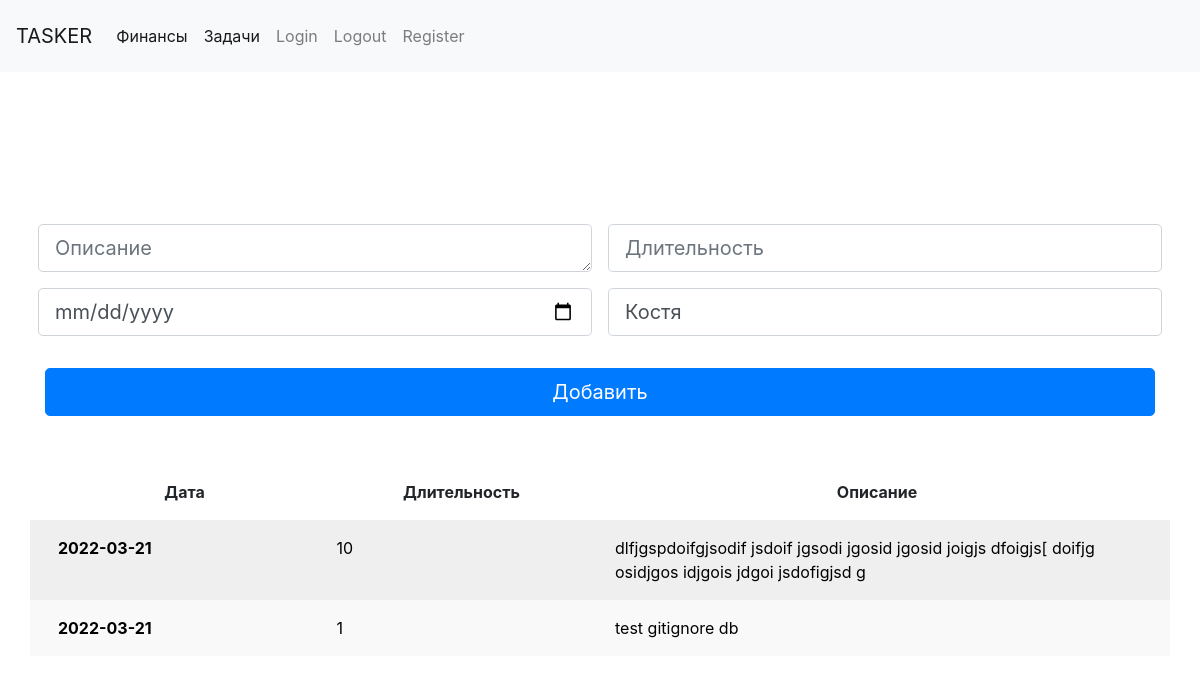
The page /tasks (signed in) on the database as committed earlier.
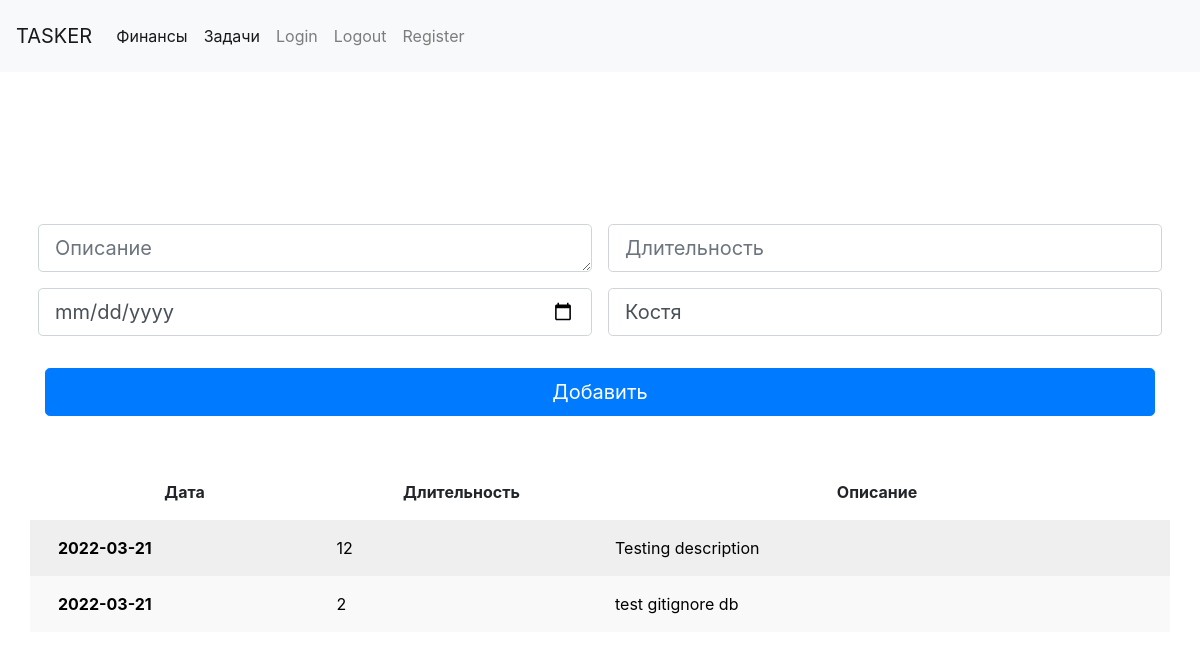
The same page on the database as committed later.
### models.py (models this page shows)
class Task(db.Model):
    __tablename__ = 'tasks'
    id = db.Column(db.Integer, primary_key=True)
    amount = db.Column(db.String(80), unique=False)
    description = db.Column(db.String(100))
    user_name = db.Column(db.String(100))
    company_id = db.Column(db.String(100))
    date = db.Column(db.String(100))

### app.py (the view, shortened to what this page needs)
@app.route('/tasks', methods=['POST', 'GET'])
@login_required
def tasks():
    if not current_user.is_authenticated:
        return redirect('/company_register')
    company_id = current_user.company_id
    print(company_id)
    user_name = current_user.user_name
    tasks = db.session.query(Task).filter_by(company_id=company_id).all()
    return render_template('tasks.html', tasks=tasks, user_name=user_name)

### models.py (called while the page is built)
@login.user_loader
def load_user(id):
    return UserModel.query.get(int(id))

### templates/tasks.html (shortened to what this page needs)
{% extends 'base.html' %}
{% block content %}
<main>
    <br>
    <div class="py-5 text-center">
    </div>
    <div class="row g-5">
        <div class="col-xs-12 col-sm-12 col-md-12 col-lg-12">
            <form class="needs-validation" action="{{url_for('tasks')}}" method="post" novalidate>
                <div class="row">
                    <div class="col-xs-12 col-sm-12 col-lg-6 p-2">
                            <textarea class="form-control form-control-lg" rows="1" cols="45"
                                      id="description" name="description"
                                      placeholder="Описание"
                                      required></textarea>
                    </div>
                    <div class="col-xs-12  col-sm-12 col-lg-6 p-2">
                        <input autofocus type="number" class="form-control form-control-lg" id="amount"
                               name="amount"
                               placeholder="Длительность" value=""
                               required>
                    </div>
                    <div class="col-xs-12 col-sm-12 col-lg-6 p-2">
                        <input type="date" class="form-control form-control-lg" id="date" name="date"
                               placeholder="Дата"
                               value="" required>
                    </div>
                    <div class="col-xs-12 col-sm-12 col-lg-6 p-2">
                        <input type="text" class="form-control form-control-lg" id="who" name="user_name"
                               placeholder="Имя"
                               value="{{user_name}}" required>
                    </div>
                </div>
                <button class="w-100 btn btn-primary btn-lg" type="submit">Добавить</button>
            </form>
            <br>
            <br>
            <div class="row p-3">
                <div class="col">
                    <b>Дата</b>
                </div>
                <div class="col">
                    <b>Длительность</b>
                </div>
                <div class="col-6">
                    <b>Описание</b>
                </div>
            </div>
            {% for p in tasks %}
            <div class="row-striped row text-left">
                <a href={{url_for('task_edit', id=p.id)}}>
                    <div class="d_hover row p-3">
                        <div class="col">
                            <b>{{p.date}}</b>
                        </div>
                        <div class="col">
                            {{p.amount}}
                        </div>
                        <div class="col-6">
                            {{p.description}}
                        </div>
                    </div>
                </a>
            </div>
            {% endfor %}
        </div>
    </div>
</main>
{% endblock %}

Rows that differ between the two databases and show on the page:
changed Task: amount "10" → "12"; description "dlfjgspdoifgjsodif jsdoif jgsodi jgosid jgosid joigjs dfoigjs[ doifjg osidjgos idjgois jdgoi jsdofigjsd g" → "Testing description"
changed Task "test gitignore db": amount "1" → "2"
